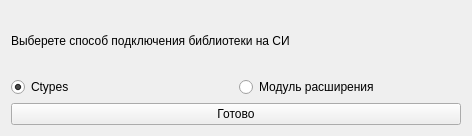
<?xml version="1.0" encoding="UTF-8"?>
<ui version="4.0">
 <class>Form</class>
 <widget class="QWidget" name="Form">
  <property name="geometry">
   <rect>
    <x>0</x>
    <y>0</y>
    <width>472</width>
    <height>136</height>
   </rect>
  </property>
  <property name="windowTitle">
   <string>Form</string>
  </property>
  <layout class="QVBoxLayout" name="verticalLayout">
   <item>
    <widget class="QLabel" name="label">
     <property name="text">
      <string>Выберете способ подключения библиотеки на СИ</string>
     </property>
    </widget>
   </item>
   <item>
    <layout class="QHBoxLayout" name="horizontalLayout">
     <item>
      <widget class="QRadioButton" name="ctypes_rbtn">
       <property name="text">
        <string>Ctypes</string>
       </property>
       <property name="checked">
        <bool>true</bool>
       </property>
       <attribute name="buttonGroup">
        <string notr="true">buttonGroup</string>
       </attribute>
      </widget>
     </item>
     <item>
      <widget class="QRadioButton" name="ext_module_rbtn">
       <property name="text">
        <string>Модуль расширения</string>
       </property>
       <attribute name="buttonGroup">
        <string notr="true">buttonGroup</string>
       </attribute>
      </widget>
     </item>
    </layout>
   </item>
   <item>
    <widget class="QPushButton" name="done_btn">
     <property name="text">
      <string>Готово</string>
     </property>
    </widget>
   </item>
  </layout>
 </widget>
 <resources/>
 <connections/>
 <buttongroups>
  <buttongroup name="buttonGroup"/>
 </buttongroups>
</ui>
